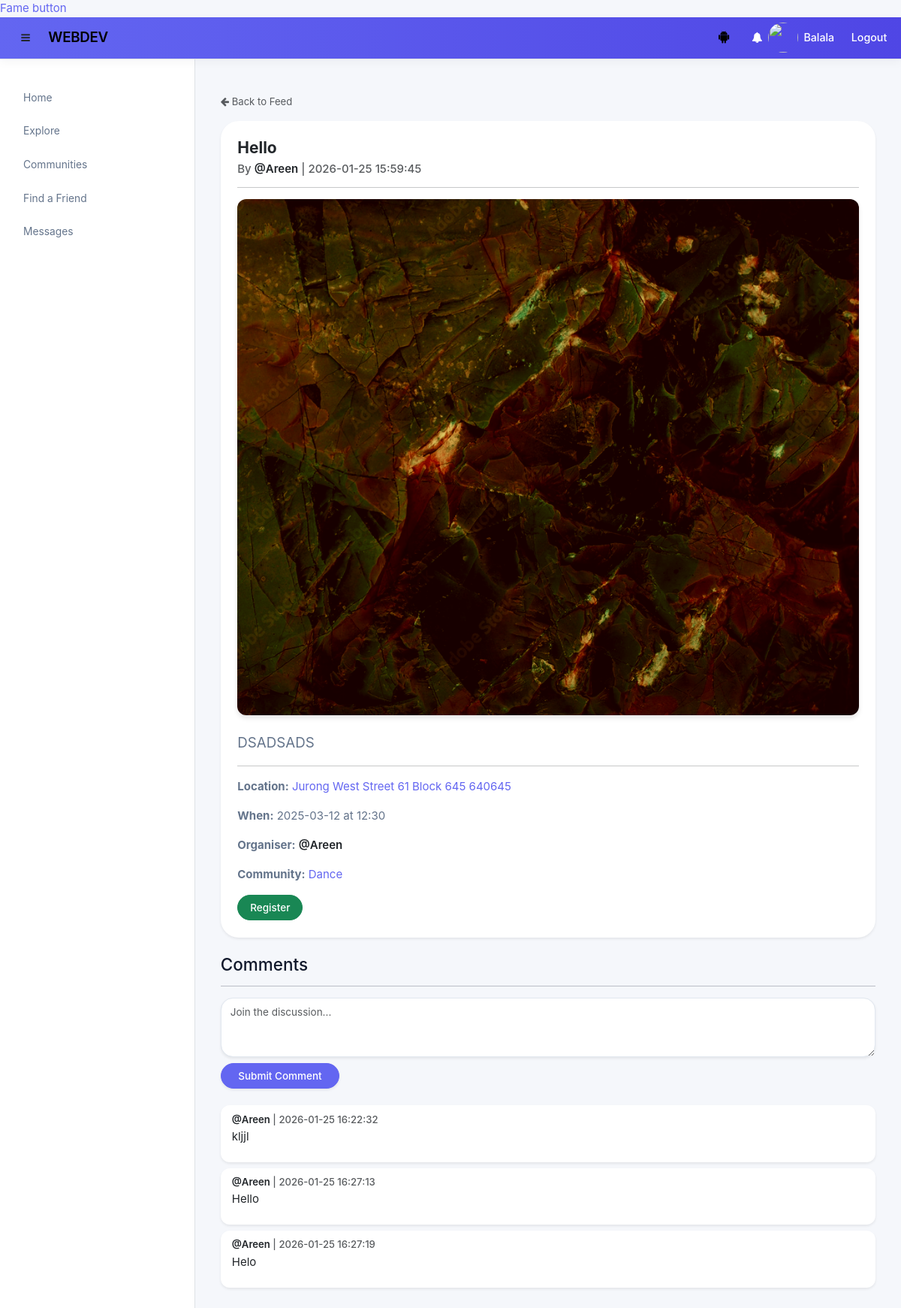
The app's page /post/4 (signed in) with its own data.
### tables this page shows
CREATE TABLE users (
            user_id INTEGER PRIMARY KEY AUTOINCREMENT,
            username TEXT UNIQUE NOT NULL,
            password TEXT NOT NULL,
            email TEXT NOT NULL,
            phone TEXT NOT NULL,
            age INT NOT NULL
        , public_key TEXT);

CREATE TABLE posts (
            post_id INTEGER PRIMARY KEY AUTOINCREMENT,
            user_id INTEGER NOT NULL,
            community_id INTEGER NOT NULL,
            title TEXT NOT NULL,
            content TEXT,
            created_at DATETIME DEFAULT CURRENT_TIMESTAMP, image_url TEXT, post_type TEXT DEFAULT 'general',
            FOREIGN KEY(user_id) REFERENCES users(user_id) ON DELETE CASCADE,
            FOREIGN KEY(community_id) REFERENCES communities(community_id) ON DELETE CASCADE
        );

CREATE TABLE event_posts (
            post_id INTEGER PRIMARY KEY,         -- same ID as posts table
            organiser_id INTEGER NOT NULL,       -- defaults to post creator
            location TEXT,
            event_date DATE,
            event_time TIME,
            FOREIGN KEY(post_id) REFERENCES posts(post_id) ON DELETE CASCADE,
            FOREIGN KEY(organiser_id) REFERENCES users(user_id) ON DELETE CASCADE
        );

CREATE TABLE communities (
            community_id INTEGER PRIMARY KEY AUTOINCREMENT,
            name TEXT UNIQUE NOT NULL,
            description TEXT
        );

CREATE TABLE comments (
            comment_id INTEGER PRIMARY KEY AUTOINCREMENT,
            post_id INTEGER NOT NULL,
            user_id INTEGER NOT NULL,
            content TEXT NOT NULL,
            created_at DATETIME DEFAULT CURRENT_TIMESTAMP,
            FOREIGN KEY(post_id) REFERENCES posts(post_id) ON DELETE CASCADE,
            FOREIGN KEY(user_id) REFERENCES users(user_id) ON DELETE CASCADE
        );

### main.py (the view, shortened to what this page needs)
@app.route('/post/<int:post_id>', methods=['GET', 'POST'])
def openpost(post_id):
    conn = get_db()
    current_user = get_current_user(conn)
    post = fetch_post(conn, post_id)
    if not post:
        return "Post not found.", 404
    comments = fetch_comments(conn, post_id)
    is_registered = check_event_registration(conn, post, current_user)
    return render_template(
        "openpost.html",
        post=post,
        comments=comments,
        is_registered=is_registered
    )

### helpers.py (called while the page is built)
def connect_db():
    sql = sqlite3.connect(DATABASE)
    sql.row_factory = sqlite3.Row
    sql.execute("PRAGMA foreign_keys = ON")
    return sql

def get_db():
    if not hasattr(g, 'sqlite3_db'):
        g.sqlite3_db = connect_db()
    return g.sqlite3_db

def get_current_user(conn):
    username = session.get("username")
    if not username:
        return None
    return conn.execute(
        "SELECT user_id, username FROM users WHERE username = ?",
        (username,)
    ).fetchone()

def fetch_post(conn, post_id):
    row = conn.execute("""
        SELECT p.*,
               e.location, e.event_date, e.event_time, e.organiser_id,
               u.username AS creator_username,
               c.community_id, c.name AS community_name,
               org.username AS organiser_username
        FROM posts p
        JOIN users u ON p.user_id = u.user_id
        JOIN communities c ON p.community_id = c.community_id
        LEFT JOIN event_posts e ON p.post_id = e.post_id
        LEFT JOIN users org ON e.organiser_id = org.user_id
        WHERE p.post_id = ?
    """, (post_id,)).fetchone()
    if not row:
        return None
    post = dict(row)
    post["display_username"] = (
        post["organiser_username"]
        if post["post_type"] == "event" and post["organiser_username"]
        else post["creator_username"]
    )
    return post

def check_event_registration(conn, post, user):
    if not user or post["post_type"] != "event":
        return False
    result = conn.execute("""
        SELECT 1 FROM event_registrations
        WHERE post_id = ? AND user_id = ?
    """, (post["post_id"], user["user_id"])).fetchone()
    return bool(result)

def fetch_comments(conn, post_id):
    return conn.execute("""
        SELECT c.comment_id, c.content, c.created_at, u.username
        FROM comments c
        JOIN users u ON c.user_id = u.user_id
        WHERE c.post_id = ?
        ORDER BY c.created_at ASC
    """, (post_id,)).fetchall()

### templates/openpost.html (shortened to what this page needs)
{% extends 'base.html' %}
{% block body %}
<div class="container mt-4">
    <div class="mb-3">
        <a href="{{ url_for('index') }}" class="text-decoration-none text-muted small">
            <i class="fa fa-arrow-left"></i> Back to Feed
        </a>
    </div>
    <div class="card mb-4 shadow-sm border-0">
        <div class="card-body p-4">
            <h2 class="card-title fw-bold">{{ post['title'] | mention | safe }}</h2>
            <h6 class="text-muted mb-3">
                By <a href="{{ url_for('userprofile', username=post['display_username']) }}" class="commenter-link">@{{ post['display_username'] }}</a>
                | {{ post['created_at'] }}
            </h6>
            <hr>
            {% if post['image_url'] %}
            <div class="post-image-container text-center mb-4">
                <img src="{{ post['image_url'] }}" class="post-image img-fluid">
            </div>
            {% endif %}
            <p class="card-text fs-5" style="white-space: pre-wrap;">{{ post['content'] | mention | safe }}</p>
            {% if post['post_type'] == 'event' %}
            <hr>
            <div class="event-details mb-3">
                {% if post['location'] %}
                <p><strong>Location:</strong> <a href="https://maps.google.com/?q={{ post['location'] }}" target="_blank">{{ post['location'] }}</a></p>
                {% endif %}
                {% if post['event_date'] and post['event_time'] %}
                <p><strong>When:</strong> {{ post['event_date'] }} at {{ post['event_time'] }}</p>
                {% endif %}
                {% if post['organiser_id'] %}
                <p><strong>Organiser:</strong> <a href="{{ url_for('userprofile', username=post['organiser_username']) }}" class="commenter-link">@{{ post['organiser_username'] }}</a></p>
                {% endif %}
                {% if post['community_id'] %}
                <p><strong>Community:</strong> <a href="{{ url_for('community', community_id=post['community_id']) }}">{{ post['community_name'] }}</a></p>
                {% endif %}
            </div>
{% if not is_registered %}
<form method="POST" class="d-inline">
    <button type="submit" class="btn btn-success me-2">Register</button>
</form>
{% else %}
<span class="badge bg-success me-2">Registered</span>
{% endif %}
            {% endif %}
        </div>
    </div>
    <h4>Comments</h4>
    <hr>
    {% if session.get('username') %}
    <form method="POST" class="mb-4">
        <div class="mb-2">
            <textarea name="content" class="form-control shadow-sm" rows="3" placeholder="Join the discussion..." required></textarea>
        </div>
        <button type="submit" class="btn btn-primary rounded-pill px-4 shadow-sm">Submit Comment</button>
    </form>
    {% endif %}
    <div id="commentsList">
        {% if comments %}
            {% for comment in comments %}
            <div class="card mb-2 shadow-sm comment-card border-0">
                <div class="card-body position-relative">
                    <h6 class="card-subtitle text-muted mb-1 small">
                        <a href="{{ url_for('userprofile', username=comment['username']) }}" class="commenter-link">@{{ comment['username'] }}</a>
                        | {{ comment['created_at'] }}
                    </h6>
                    <div class="card-text mb-2">{{ comment['content'] | mention | safe }}</div>
                </div>
            </div>
            {% endfor %}
        {% else %}
            <p class="text-muted italic px-2">No comments yet. Be the first to say something!</p>
        {% endif %}
    </div>
</div>
{% endblock %}

### templates/base.html (shortened to what this page needs)
<!DOCTYPE html>
<html lang="en">
<head>
    <link href="https://cdn.jsdelivr.net/npm/bootstrap@5.3.8/dist/css/bootstrap.min.css" rel="stylesheet">
    <link rel="stylesheet" href="https://cdnjs.cloudflare.com/ajax/libs/font-awesome/4.7.0/css/font-awesome.min.css">
    <link rel="stylesheet" href="{{ url_for('static', filename='main.css') }}">
</head>
<body>
    <a href = "{{ url_for('ticgame') }}"> Fame button </a>
    <nav id="topnavbar" class="navbar navbar-expand-lg navbar-light border-bottom">
        <div class="container-fluid">
            <div class="d-flex align-items-center">
                <button id="sidebarToggle" class="btn me-2">
                    <i class="fa fa-bars"></i>
                </button>
                <a class="navbar-brand mb-0" href="{{ url_for('index') }}">WEBDEV</a>
            </div>
            <div class="collapse navbar-collapse" id="navbarNav">
                <ul class="navbar-nav ms-auto align-items-center">
                    {% if logged_in %}
                    <li class="nav-item me-3">
                        <a class="nav-link position-relative" href="#" data-bs-toggle="modal"
                            data-bs-target="#aiChatModal">
                            <i class="fa fa-android" style="font-size: 1.2rem; color: black;"></i>
                        </a>
                    </li>
                    <li class="nav-item dropdown">
                        <a class="nav-link position-relative" href="#" data-bs-toggle="dropdown">
                            <i class="fa fa-bell"></i>
                        </a>
                    </li>
                    <li class="nav-item d-flex align-items-center me-3">
                        <img src="{{ url_for('static', filename='profile.jpg') }}" class="rounded-circle me-2"
                            width="40" height="40">
                        <a class="nav-link p-0" href="{{ url_for('userprofile', username=username) }}">
                            {{ username }}
                        </a>
                    </li>
                    <li class="nav-item">
                        <a class="nav-link" href="{{ url_for('logout') }}">Logout</a>
                    </li>
                    {% endif %}
                </ul>
            </div>
        </div>
    </nav>
    <div id="layoutWrapper" class="d-flex w-100">
        <nav id="sidebar" class="border-end">
            <ul id="sidenav" class="nav flex-column p-3">
                <li class="nav-item">
                    <a class="nav-link" href="{{ url_for('index') }}">Home</a>
                </li>
                <li class="nav-item">
                    <a class="nav-link" data-bs-toggle="collapse" href="#communityMenu">Explore</a>
                </li>
                <li class="nav-item">
                    <a class="nav-link" data-bs-toggle="collapse" href="#usercommunityMenu">Communities</a>
                </li>
                <li class="nav-item">
                    <a class="nav-link" href="{{ url_for('find_a_friend_hub') }}">Find a Friend</a>
                </li>
                <li class="nav-item">
                    <a class="nav-link" href="{{ url_for('my_messages') }}">Messages</a>
                </li>
            </ul>
        </nav>
        <div id="maincontent" class="flex-grow-1 p-4">
            {% block body %}{% endblock %}
        </div>
    </div>
</body>
</html>

### static/main.css (style rules this page uses)
:root { --navbar-height: 70px; --sidebar-width: 260px; --transition-speed: 0.25s; --color-primary: #6366f1; --color-primary-hover: #4f46e5; --color-primary-soft: #eef2ff; --color-accent: #14b8a6; --color-accent-soft: #ecfdf5; --color-success: #16a34a; --color-warning: #d97706; --color-danger: #dc2626; --color-like: #db2777; --color-bg: #f5f7fb; --color-surface: #ffffff; --color-surface-alt: #f1f5f9; --color-border: #e2e8f0; --color-text: #0f172a; --color-muted: #64748b; --font-main: "Inter", system-ui, -apple-system, BlinkMacSystemFont, "Segoe UI", sans-serif; --radius-sm: 10px; --radius-md: 16px; --radius-lg: 24px; --shadow-sm: 0 4px 12px rgba(0, 0, 0, 0.04); --shadow-md: 0 12px 28px rgba(0, 0, 0, 0.07); --shadow-lg: 0 24px 48px rgba(0, 0, 0, 0.12); }
html, body { height: 100%; margin: 0; font-family: var(--font-main); background: var(--color-bg); color: var(--color-text); font-size: 15px; overflow: hidden; }
h2 { font-size: 1.4rem; font-weight: 600; }
p { color: var(--color-muted); line-height: 1.6; }
a { color: var(--color-primary); text-decoration: none; transition: 0.2s ease; }
#topnavbar { background: linear-gradient( 90deg, var(--color-primary), var(--color-primary-hover) ); box-shadow: var(--shadow-sm); }
#topnavbar .navbar-brand { font-weight: 600; letter-spacing: -0.3px; }
#topnavbar .nav-link { color: white !important; font-weight: 500; font-size: 0.95rem; }
#layoutWrapper { display: flex; height: calc(100vh - var(--navbar-height)); }
#sidebar { width: var(--sidebar-width); background: var(--color-surface); border-right: 1px solid var(--color-border); overflow-y: auto; padding-top: 16px; transition: all var(--transition-speed) ease; }
#sidebar li { list-style: none; margin-bottom: 4px; }
#sidebar li a { display: block; padding: 10px 16px; font-size: 0.92rem; color: var(--color-muted); border-radius: var(--radius-md); transition: 0.2s ease; }
#maincontent { flex: 1; height: calc(100vh - var(--navbar-height)); overflow-y: auto; padding: 28px; display: flex; flex-direction: column; }
.content-card, .card { background: var(--color-surface); border: 1px solid var(--color-border); border-radius: var(--radius-lg); box-shadow: var(--shadow-sm); transition: 0.2s ease; }
.btn { border-radius: 999px; font-size: 0.9rem; font-weight: 500; padding: 6px 16px; transition: 0.2s ease; }
.btn-primary { background: var(--color-primary); border-color: var(--color-primary); }
.form-control { border-radius: var(--radius-md); font-size: 0.9rem; border: 1px solid var(--color-border); padding: 8px 12px; }

### templates/openpost.html (style rules this page uses)
.comment-card { transition: all 0.3s ease; border-radius: 12px; }
.commenter-link { color: #212529 !important; font-weight: 600; text-decoration: none; }
.post-image { max-width: 100%; height: auto; border-radius: 12px; margin: 0 auto 15px; display: block; box-shadow: 0 4px 6px rgba(0,0,0,0.1); }

### records on screen
users: username "Balala"
posts: title|mention "Hello", created_at "2026-01-25 15:59:45", image_url (picture), content|mention "DSADSADS"
users: display_username "Areen", organiser_username "Areen"
event_posts: location "Jurong West Street 61 Block 645 640645", event_date "2025-03-12", event_time "12:30"
communities: community_name "Dance"
comments: username "Areen", created_at "2026-01-25 16:22:32", content|mention "kljjl"
comments: username "Areen", created_at "2026-01-25 16:27:13", content|mention "Hello"
comments: username "Areen", created_at "2026-01-25 16:27:19", content|mention "Helo"
